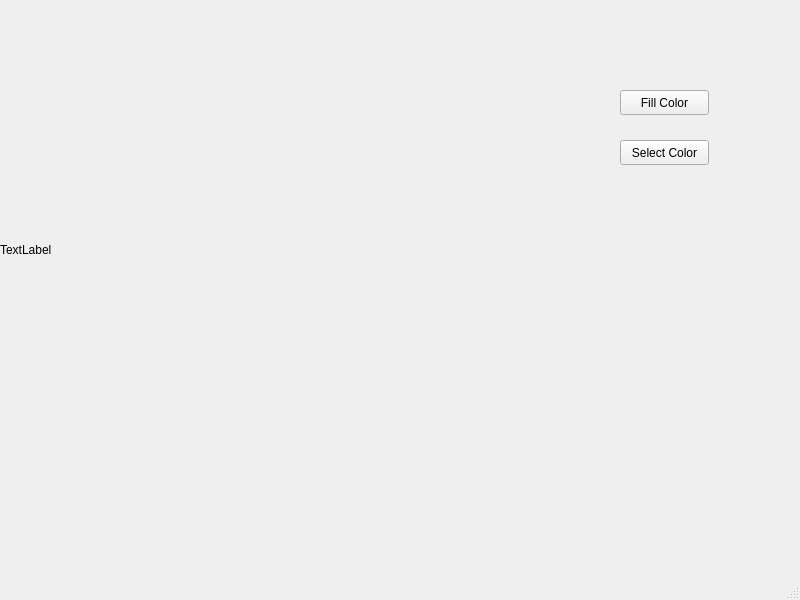
<?xml version="1.0" encoding="UTF-8"?>
<ui version="4.0">
 <class>MainWindow</class>
 <widget class="QMainWindow" name="MainWindow">
  <property name="geometry">
   <rect>
    <x>0</x>
    <y>0</y>
    <width>800</width>
    <height>600</height>
   </rect>
  </property>
  <property name="windowTitle">
   <string>MainWindow</string>
  </property>
  <widget class="QWidget" name="centralwidget">
   <widget class="QLabel" name="label">
    <property name="geometry">
     <rect>
      <x>0</x>
      <y>0</y>
      <width>500</width>
      <height>500</height>
     </rect>
    </property>
    <property name="text">
     <string>TextLabel</string>
    </property>
   </widget>
   <widget class="QPushButton" name="pushButton">
    <property name="geometry">
     <rect>
      <x>620</x>
      <y>90</y>
      <width>89</width>
      <height>25</height>
     </rect>
    </property>
    <property name="text">
     <string>Fill Color</string>
    </property>
   </widget>
   <widget class="QPushButton" name="pushButton_2">
    <property name="geometry">
     <rect>
      <x>620</x>
      <y>140</y>
      <width>89</width>
      <height>25</height>
     </rect>
    </property>
    <property name="text">
     <string>Select Color</string>
    </property>
   </widget>
  </widget>
  <widget class="QMenuBar" name="menubar">
   <property name="geometry">
    <rect>
     <x>0</x>
     <y>0</y>
     <width>800</width>
     <height>22</height>
    </rect>
   </property>
  </widget>
  <widget class="QStatusBar" name="statusbar"/>
 </widget>
 <resources/>
 <connections/>
</ui>
